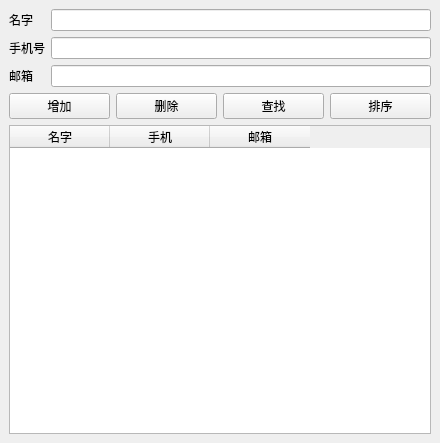
<?xml version="1.0" encoding="UTF-8"?>
<ui version="4.0">
 <class>MainWindow</class>
 <widget class="QMainWindow" name="MainWindow">
  <property name="geometry">
   <rect>
    <x>0</x>
    <y>0</y>
    <width>440</width>
    <height>443</height>
   </rect>
  </property>
  <property name="windowTitle">
   <string>Phone Book</string>
  </property>
  <widget class="QWidget" name="centralwidget">
   <layout class="QVBoxLayout">
    <item>
     <layout class="QFormLayout">
      <item row="0" column="0">
       <widget class="QLabel" name="label_name">
        <property name="text">
         <string>名字</string>
        </property>
       </widget>
      </item>
      <item row="0" column="1">
       <widget class="QLineEdit" name="nameEdit"/>
      </item>
      <item row="1" column="0">
       <widget class="QLabel" name="label_phone">
        <property name="text">
         <string>手机号</string>
        </property>
       </widget>
      </item>
      <item row="1" column="1">
       <widget class="QLineEdit" name="phoneEdit"/>
      </item>
      <item row="2" column="0">
       <widget class="QLabel" name="label_email">
        <property name="text">
         <string>邮箱</string>
        </property>
       </widget>
      </item>
      <item row="2" column="1">
       <widget class="QLineEdit" name="emailEdit"/>
      </item>
     </layout>
    </item>
    <item>
     <layout class="QHBoxLayout">
      <item>
       <widget class="QPushButton" name="addButton">
        <property name="text">
         <string>增加</string>
        </property>
       </widget>
      </item>
      <item>
       <widget class="QPushButton" name="deleteButton">
        <property name="text">
         <string>删除</string>
        </property>
       </widget>
      </item>
      <item>
       <widget class="QPushButton" name="searchButton">
        <property name="text">
         <string>查找</string>
        </property>
       </widget>
      </item>
      <item>
       <widget class="QPushButton" name="sortButton">
        <property name="text">
         <string>排序</string>
        </property>
       </widget>
      </item>
     </layout>
    </item>
    <item>
     <widget class="QTableWidget" name="tableWidget">
      <column>
       <property name="text">
        <string>名字</string>
       </property>
       <property name="font">
        <font>
         <kerning>true</kerning>
        </font>
       </property>
      </column>
      <column>
       <property name="text">
        <string>手机</string>
       </property>
      </column>
      <column>
       <property name="text">
        <string>邮箱</string>
       </property>
      </column>
     </widget>
    </item>
   </layout>
  </widget>
 </widget>
 <resources/>
 <connections/>
</ui>
